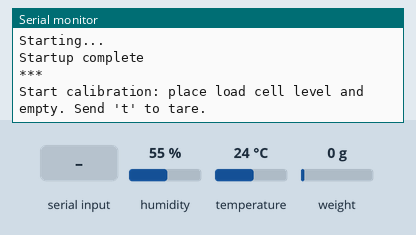
Recording of a sketch running on a simulated Arduino Uno, built with avr-gcc and run on an emulated ATmega328P. Shown: the last lines printed to the serial monitor. Inputs (shaded band) come from the test bench; at power-on: temperature 24 °C, weight on the scale 0 g, humidity 55 %.

Above: at 3.2 s.
3.3 s: "t90\n" received over Serial
At 4.2 s:
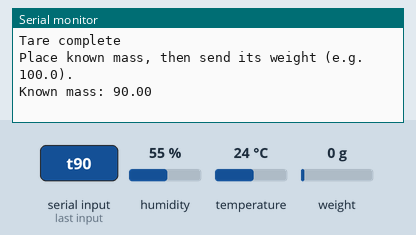
4.8 s: "c90\n" received over Serial
6.4 s: temperature set to 12 °C
At 6.41 s:
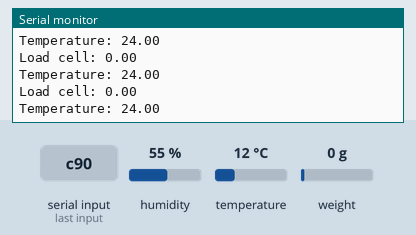
7.9 s: weight on the scale set to 100 g
At 8.25 s:
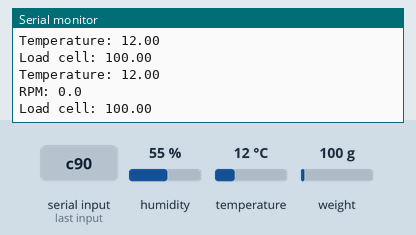
10.9 s: temperature set to 19 °C
At 10.96 s:
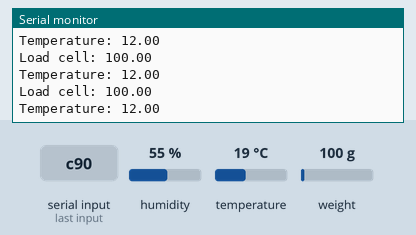
12.4 s: weight on the scale set to 1250 g
At 12.57 s:
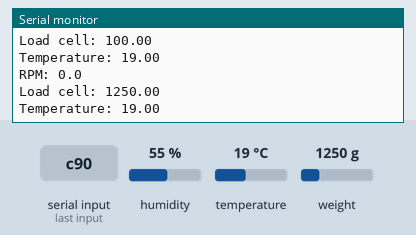
Timing chart, 0 to 14.9 s (numbered marks = the images above; inputs shaded):
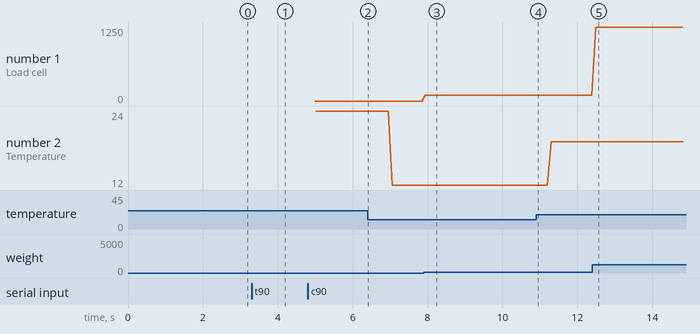

The sketch:

ThrustStandSensors.ino
```cpp
// Load cell, temperature sensor, and RPM measurement
#include <HX711_ADC.h>
#include <DHT.h>

const int HX711_dout = 0; // MCU > HX711 dout pin
const int HX711_sck = 1;  // MCU > HX711 sck pin
const int DHTPIN = 4;
const int hall = 5;

volatile unsigned long pulseCount = 0;
unsigned long lastTime = 0;
float rpm = 0;

const int magnets = 8;                // Number of magnets per revolution
const unsigned long interval = 1000;  // Interval to calculate RPM (ms)

float temp;
unsigned long t = 0;

DHT dht(DHTPIN, DHT11);
HX711_ADC LoadCell(HX711_dout, HX711_sck);

void countPulse() {
  pulseCount++;
}

void setup() {
  Serial.begin(9600);
  pinMode(hall, INPUT_PULLUP);
  attachInterrupt(digitalPinToInterrupt(hall), countPulse, FALLING);

  dht.begin();
  LoadCell.begin();

  unsigned long stabilizingtime = 2000;
  bool _tare = true;
  delay(10);

  Serial.println("\nStarting...");
  LoadCell.start(stabilizingtime, _tare);

  if (LoadCell.getTareTimeoutFlag() || LoadCell.getSignalTimeoutFlag()) {
    Serial.println("Timeout, check HX711 wiring!");
    while (1);
  } else {
    LoadCell.setCalFactor(1.0); // Default calibration
    Serial.println("Startup complete");
  }

  while (!LoadCell.update());
  calibrate(); // Start calibration
}

void loop() {
  static bool newDataReady = false;
  const unsigned long serialPrintInterval = 100; // ms between data prints

  // Update load cell
  if (LoadCell.update()) newDataReady = true;

  // Print data if ready and interval elapsed
  if (newDataReady && millis() - t > serialPrintInterval) {
    newDataReady = false;
    t = millis();

    Serial.println();

    // Load cell
    float i = LoadCell.getData();
    Serial.print("Load cell: ");
    Serial.println(i);

    // Temperature
    temp = dht.readTemperature();
    if (!isnan(temp)) {
      Serial.print("Temperature: ");
      Serial.println(temp);
    }

    // RPM
    unsigned long currentTime = millis();
    if (currentTime - lastTime >= interval) {
      noInterrupts();
      unsigned long count = pulseCount;
      pulseCount = 0;
      interrupts();

      rpm = (count / (float)magnets) * (60000.0 / interval);
      Serial.print("RPM: ");
      Serial.println(rpm, 1);

      lastTime = currentTime;
    }
  }

  // Serial commands
  if (Serial.available() > 0) {
    char inByte = Serial.read();
    if (inByte == 't') LoadCell.tareNoDelay();
    else if (inByte == 'r') calibrate();
    else if (inByte == 'c') changeCalFactor();
  }

  if (LoadCell.getTareStatus()) {
    Serial.println("Tare complete");
  }
}

// ---------- Calibration Functions ---------- //

void calibrate() {
  Serial.println("***");
  Serial.println("Start calibration: place load cell level and empty. Send 't' to tare.");

  bool _resume = false;
  while (!_resume) {
    LoadCell.update();
    if (Serial.available() > 0 && Serial.read() == 't')
      LoadCell.tareNoDelay();
    if (LoadCell.getTareStatus()) {
      Serial.println("Tare complete");
      _resume = true;
    }
  }

  Serial.println("Place known mass, then send its weight (e.g. 100.0).");
  float known_mass = 0;
  _resume = false;
  while (!_resume) {
    LoadCell.update();
    if (Serial.available() > 0) {
      known_mass = Serial.parseFloat();
      if (known_mass > 0) {
        Serial.print("Known mass: ");
        Serial.println(known_mass);
        _resume = true;
      }
    }
  }

  LoadCell.refreshDataSet();
  float newCalibrationValue = LoadCell.getNewCalibration(known_mass);
  Serial.print("New calibration value: ");
  Serial.println(newCalibrationValue);
  LoadCell.setCalFactor(newCalibrationValue);

  Serial.println("*** Calibration complete ***");
}

void changeCalFactor() {
  float oldCal = LoadCell.getCalFactor();
  Serial.println("***");
  Serial.print("Current calibration value: ");
  Serial.println(oldCal);
  Serial.println("Send new value (e.g. 696.0):");

  float newCal = 0;
  bool _resume = false;
  while (!_resume) {
    if (Serial.available() > 0) {
      newCal = Serial.parseFloat();
      if (newCal > 0) {
        LoadCell.setCalFactor(newCal);
        Serial.print("New calibration value: ");
        Serial.println(newCal);
        _resume = true;
      }
    }
  }
  Serial.println("Calibration factor updated.");
  Serial.println("***");
}
```

Measured:
- after the input at 3.3 s, the serial monitor: prints a new line at once (image 1)
- after the input at 7.9 s, the serial monitor: prints a new line at once (image 3)
- after the input at 12.4 s, the serial monitor: prints a new line after 0.09 s (image 5)
- plotted number 1: 0 → 100 after the input at 7.9 s, 100 → 1250 after the input at 12.4 s
- plotted number 2: 24 → 12 after the input at 6.4 s, 12 → 19 after the input at 10.9 s
